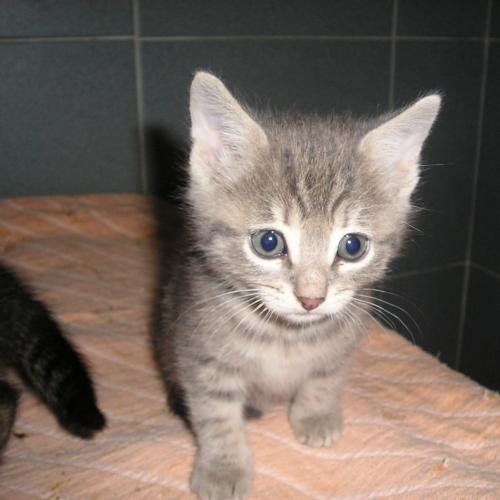
#> input picture data/1.jpg, 500 x 500 px
$ jupyter execute 2-1-2-hog.ipynb
#> lines starting #> are read from the running program, lines starting #| are printed output that depends on the picture
```{admonition} Information
__Section__: Histogram of oriented gradients
__Goal__: Understand a method to reduce the number of features for image processing.
__Time needed__: 30 min
__Prerequisites__: None
```

# Histogram of oriented gradients (HOG)

[cell 1]
import matplotlib.pyplot as plt
from skimage import io

image = io.imread('./data/1.jpg')
#> image is the input picture: shape (500, 500, 3); mean R, G, B 118.3, 105.2, 97
plt.imshow(image)

## Understand HOG descriptors

In the previously shown image, we had a total of $500 \times 500 = 250.000$ pixels. Multiplied by 3 (for each color), this gives a total of 750.000 different values to code this image. Of course, this number is way too big to be used the same way we used the different AIS features in the previous chapter. We need a method to extract bigger informations from the picture, and have less attributes to perform a machine learning experiment.

They are many ways to express information from a high number of features, and in this course, we will see one that is often used in image processing: the histogram of oriented gradients.

The idea is to separate the picture into different blocks and code the information represented by the pixels in each block with less values, as lines of different sizes, intensities and directions. For example, we can divide the previous image in blocks of 16*16 pixels.

## HOG with ``skimage``

The method we use to get the HOG descriptors for an images takes several parameters which we can change, including the number of different directions the lines should take and the size of the blocks. This will be easier to understand with a visualization:

```{toggle} Advanced level
To perform a HOG transformation and get the HOG descriptors for an image, we will use the method [HOG](https://scikit-image.org/docs/dev/api/skimage.feature.html#skimage.feature.hog) from the ``skimage.feature`` library.
```

[cell 2]
from skimage.exposure import rescale_intensity
from skimage.feature import hog


# Get the HOG descriptors
fd, hog_image = hog(image, orientations = 8, pixels_per_cell = (16, 16), visualize = True, multichannel = True)
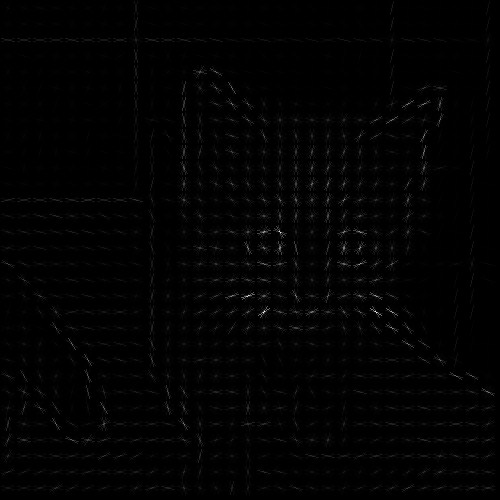
#> hog_image: shape (500, 500) float64; min 0, max 48.88, mean 0.5; drawn with min black and max white

# Rescale HOG image for better display
hog_image_rescaled = rescale_intensity(hog_image, in_range = (0, 10))
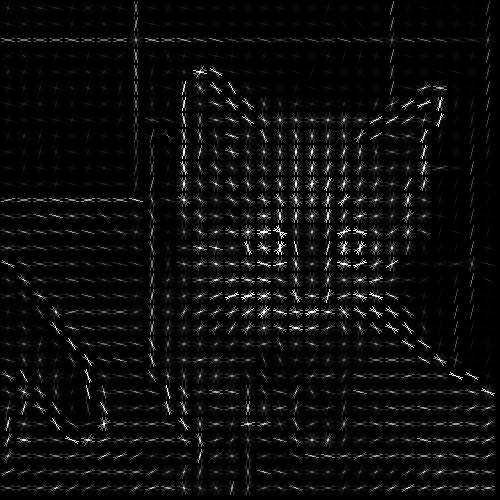
#> hog_image_rescaled: shape (500, 500) float64; min 0, max 1, mean 0.0474

# Print the image and its HOG descriptors
fig, (ax1, ax2) = plt.subplots(1, 2, figsize = (8, 4), sharex = True, sharey = True)

ax1.imshow(image)
ax1.set_title('Image')

ax2.imshow(hog_image_rescaled)
ax2.set_title('HOG descriptors')

plt.show()
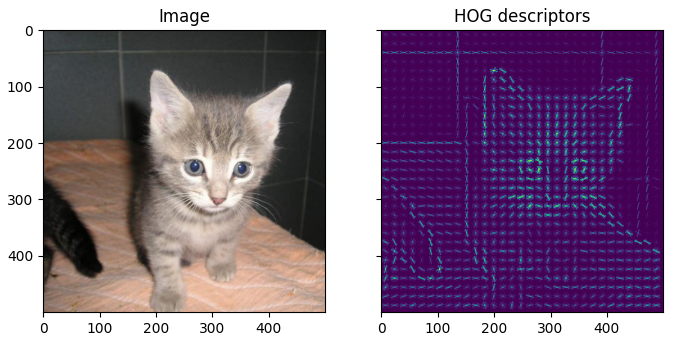
#> figure drawn by matplotlib, 2 panels

Play around with the parameters ``orientations`` (number of orientations the lines can take) and ``pixels_per_cell`` (size of the blocks) to understand how they change the HOG descriptors and the quality of the information:

[cell 3]
# Change the values of the parameters orientations and pixels_per_cell
fd, hog_image = hog(image, orientations = 4, pixels_per_cell = (50, 50), visualize = True, multichannel = True)
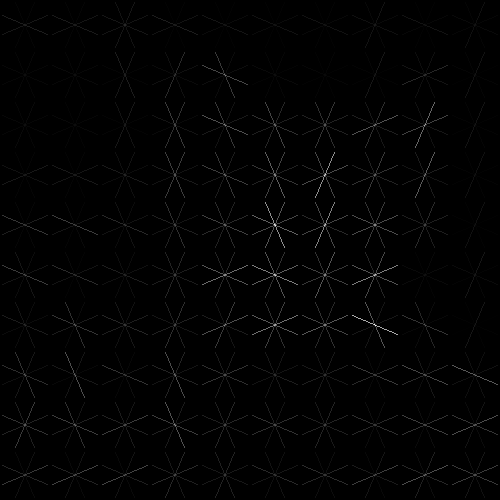
#> hog_image: shape (500, 500) float64; min 0, max 19.59, mean 0.18; drawn with min black and max white
#> fd = 2304 values, max 0.319 at index 269, min 0.007 at index 1437, mean 0.149


# Rescale HOG image for better display
hog_image_rescaled = rescale_intensity(hog_image, in_range = (0, 10))
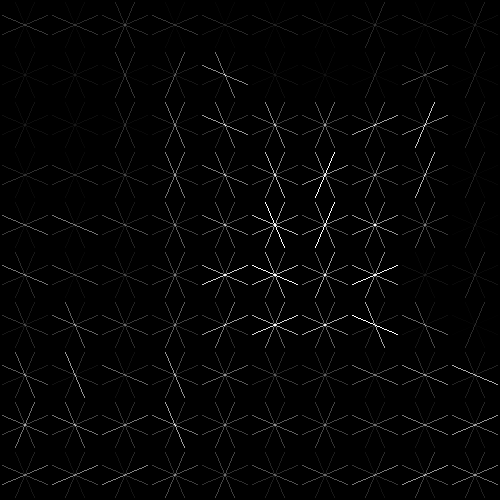
#> hog_image_rescaled: shape (500, 500) float64; min 0, max 1, mean 0.0179

# Print the image and its HOG descriptors
fig, (ax1, ax2) = plt.subplots(1, 2, figsize = (8, 4), sharex = True, sharey = True)

ax1.imshow(image)
ax1.set_title('Image')

ax2.imshow(hog_image_rescaled)
ax2.set_title('HOG descriptors')

plt.show()

[cell 4]
# For beginner version: cell to hide

import matplotlib.pyplot as plt
import ipywidgets as widgets
from ipywidgets import interact

def plot_hog(orientations, pixels_per_cell_1, pixels_per_cell_2):
    fd, hog_image = hog(image, orientations = int(orientations),
                        pixels_per_cell = (int(pixels_per_cell_1), int(pixels_per_cell_2)),
                        visualize = True, multichannel = True)
    hog_image_rescaled = rescale_intensity(hog_image, in_range = (0, 10))

    fig, (ax1, ax2) = plt.subplots(1, 2, figsize = (8, 4), sharex = True, sharey = True)
    ax1.imshow(image)
    ax1.set_title('Image')
    ax2.imshow(hog_image_rescaled)
    ax2.set_title('HOG descriptors')
    plt.show()


interact(plot_hog,
         orientations = widgets.Text(value = '4',
                                 description = 'Orientations: ',
                                 disabled = False,),
         pixels_per_cell_1 = widgets.Text(value = '50',
                                 description = 'Size blocks: ',
                                 disabled = False,),
         pixels_per_cell_2 = widgets.Text(value = '50',
                                 description = '* ',
                                 disabled = False,))
#> the sliders are set to orientations = 4, pixels_per_cell_1 = 50, pixels_per_cell_2 = 50

## Reduction of numbers of attributes

Finally, we can have a look at the number of features this HOG transformation leaves us with. We recall that the number of values necessary to code the raw image was:

[cell 5]
len(image) * len(image[0]) * len(image[0][0])
#> Out = 750000

```{toggle} Advanced level
To use ``hog_image`` in an experiment without displaying it like we did before, we can set up the parameters ``visualize`` to ``False``. This gives the result of the HOG descriptors in a single array:
```

[cell 6]
hog_image = hog(image, orientations = 8, pixels_per_cell = (16, 16), visualize = False, multichannel = True)
hog_image

The length of the HOG array is now:

[cell 7]
len(hog_image)
#> Out = 60552

Let's look at the length with different parameters (orientations = 8 and size of the blocks = 40*40):

[cell 8]
hog_image = hog(image, orientations = 8, pixels_per_cell = (40, 40), visualize = False, multichannel = True)
#> hog_image = 7200 values, max 0.294 at index 634, min 0.00112 at index 2131, mean 0.098
len(hog_image)
#> Out = 7200

$ run again, with data/10.jpg copied over data/1.jpg
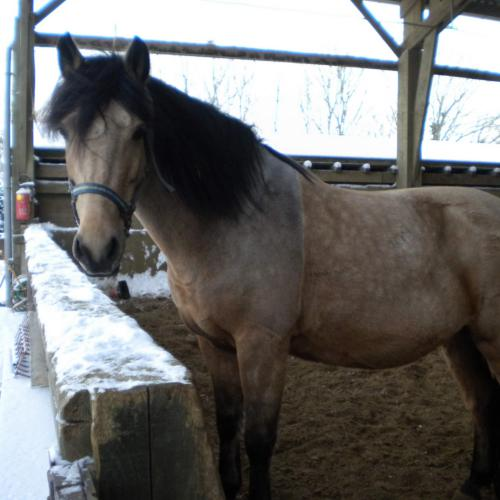
#> input picture data/10.jpg, 500 x 500 px
#> image is the input picture: shape (500, 500, 3); mean R, G, B 111.3, 110.5, 109.3
#> `fd, hog_image = hog(image, orientations = 4, pixels_per_cell = (50, 50..`:
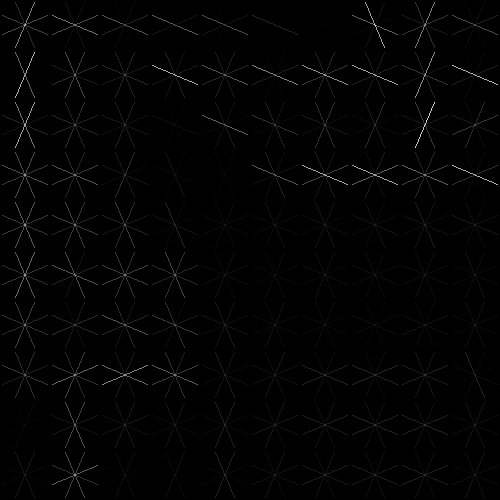
#> hog_image: shape (500, 500) float64; min 0, max 27.33, mean 0.3; drawn with min black and max white
#> `fd, hog_image = hog(image, orientations = 4, pixels_per_cell = (50, 50..`: fd = 2304 values, max 0.383 at index 1014, min 0.00184 at index 180, mean 0.148
#> `hog_image_rescaled = rescale_intensity(hog_image, in_range = (0, 10))`:
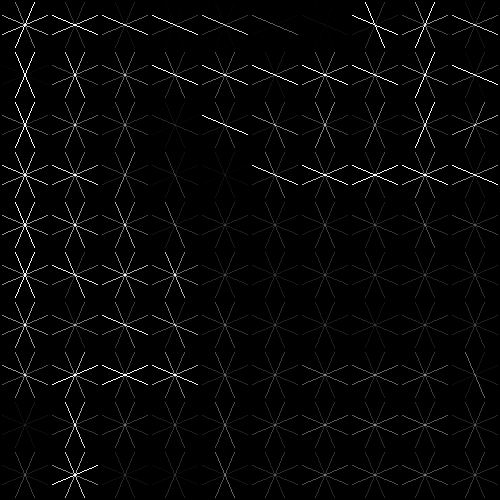
#> hog_image_rescaled: shape (500, 500) float64; min 0, max 1, mean 0.0249
#> `len(image) * len(image[0]) * len(image[0][0])`: Out = 750000
#> `len(hog_image)`: Out = 60552
#> `hog_image = hog(image, orientations = 8, pixels_per_cell = (40, 40), v..`: hog_image = 7200 values, max 0.406 at index 460, min 0 at index 383, mean 0.0942
#> `len(hog_image)`: Out = 7200

$ run again, with data/11.jpg copied over data/1.jpg
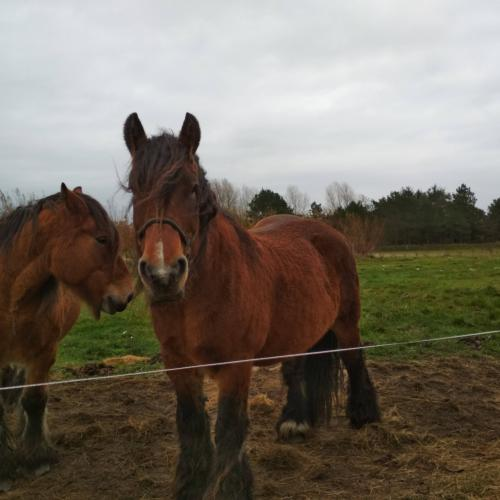
#> input picture data/11.jpg, 500 x 500 px
#> image is the input picture: shape (500, 500, 3); mean R, G, B 119.7, 111.4, 100.3
#> `plt.show()`:
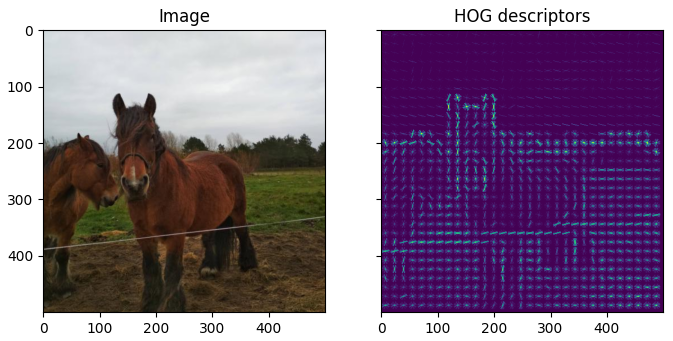
#> figure drawn by matplotlib, 2 panels
#> `fd, hog_image = hog(image, orientations = 4, pixels_per_cell = (50, 50..`:
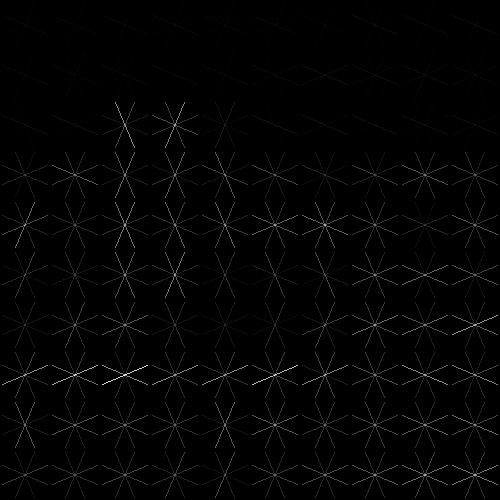
#> hog_image: shape (500, 500) float64; min 0, max 14.43, mean 0.178; drawn with min black and max white
#> `fd, hog_image = hog(image, orientations = 4, pixels_per_cell = (50, 50..`: fd = 2304 values, max 0.463 at index 32, min 0.00677 at index 612, mean 0.147
#> `len(image) * len(image[0]) * len(image[0][0])`: Out = 750000
#> `len(hog_image)`: Out = 60552
#> `hog_image = hog(image, orientations = 8, pixels_per_cell = (40, 40), v..`: hog_image = 7200 values, max 0.363 at index 856, min 0 at index 47, mean 0.0951
#> `len(hog_image)`: Out = 7200
